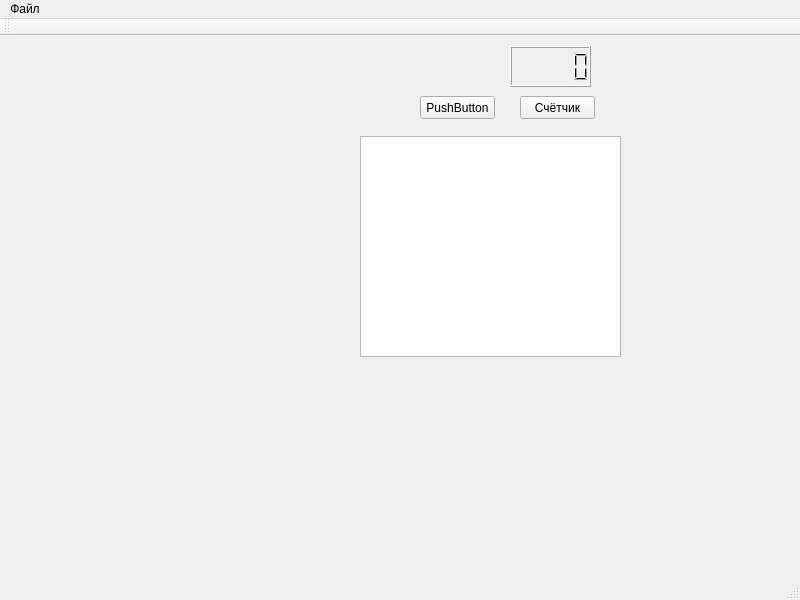
<?xml version="1.0" encoding="UTF-8"?>
<ui version="4.0">
 <class>MainWindow</class>
 <widget class="QMainWindow" name="MainWindow">
  <property name="geometry">
   <rect>
    <x>0</x>
    <y>0</y>
    <width>800</width>
    <height>600</height>
   </rect>
  </property>
  <property name="windowTitle">
   <string>макаронный замес v.050c</string>
  </property>
  <widget class="QWidget" name="centralWidget">
   <widget class="QPushButton" name="pushButton">
    <property name="geometry">
     <rect>
      <x>520</x>
      <y>60</y>
      <width>75</width>
      <height>23</height>
     </rect>
    </property>
    <property name="text">
     <string>Счётчик</string>
    </property>
   </widget>
   <widget class="QPushButton" name="pushButton_2">
    <property name="geometry">
     <rect>
      <x>420</x>
      <y>60</y>
      <width>75</width>
      <height>23</height>
     </rect>
    </property>
    <property name="text">
     <string>PushButton</string>
    </property>
   </widget>
   <widget class="QLCDNumber" name="lcdNumber">
    <property name="geometry">
     <rect>
      <x>510</x>
      <y>10</y>
      <width>81</width>
      <height>41</height>
     </rect>
    </property>
   </widget>
   <widget class="QTableWidget" name="tableWidget">
    <property name="geometry">
     <rect>
      <x>360</x>
      <y>100</y>
      <width>261</width>
      <height>221</height>
     </rect>
    </property>
   </widget>
  </widget>
  <widget class="QMenuBar" name="menuBar">
   <property name="geometry">
    <rect>
     <x>0</x>
     <y>0</y>
     <width>800</width>
     <height>21</height>
    </rect>
   </property>
   <widget class="QMenu" name="menu">
    <property name="title">
     <string>Файл</string>
    </property>
    <addaction name="separator"/>
    <addaction name="action_2"/>
    <addaction name="action_3"/>
    <addaction name="action_4"/>
   </widget>
   <addaction name="menu"/>
  </widget>
  <widget class="QToolBar" name="mainToolBar">
   <attribute name="toolBarArea">
    <enum>TopToolBarArea</enum>
   </attribute>
   <attribute name="toolBarBreak">
    <bool>false</bool>
   </attribute>
  </widget>
  <widget class="QStatusBar" name="statusBar"/>
  <action name="action_2">
   <property name="text">
    <string>Открыть</string>
   </property>
  </action>
  <action name="action_3">
   <property name="text">
    <string>Сохранить</string>
   </property>
  </action>
  <action name="action_4">
   <property name="text">
    <string>Выйти</string>
   </property>
  </action>
 </widget>
 <layoutdefault spacing="6" margin="11"/>
 <resources/>
 <connections>
  <connection>
   <sender>pushButton</sender>
   <signal>clicked()</signal>
   <receiver>lcdNumber</receiver>
   <slot>update()</slot>
   <hints>
    <hint type="sourcelabel">
     <x>557</x>
     <y>94</y>
    </hint>
    <hint type="destinationlabel">
     <x>550</x>
     <y>63</y>
    </hint>
   </hints>
  </connection>
 </connections>
</ui>
